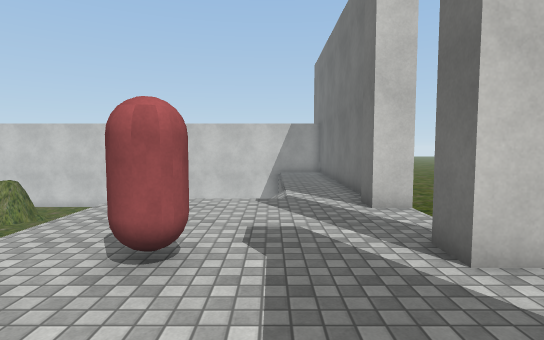
view 1 (above)

24 first-person views from a walk through a scene from a Unity 3-D project. The camera is 1.5 m above the floor, tilts 4° down and sees 80° across. The floor is counted in squares, 1 m on a side. Each view is taken from the middle of a square. On the plan, view 1 faces up. The plan holds only what a view shows up to about 15 squares ahead; the rest is blank. The place goes on beyond the plan. The player character is not drawn. Some surface patterns are stand-ins.

view 2
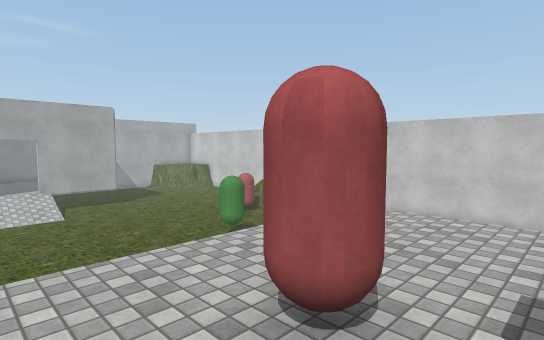

view 3
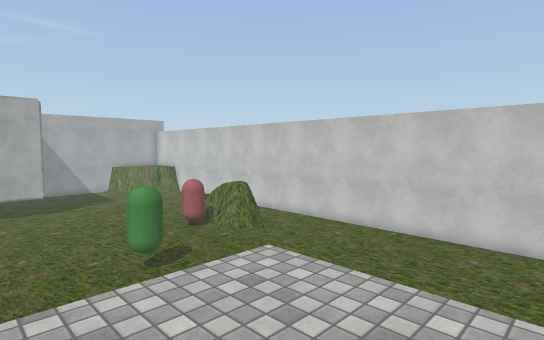

view 4
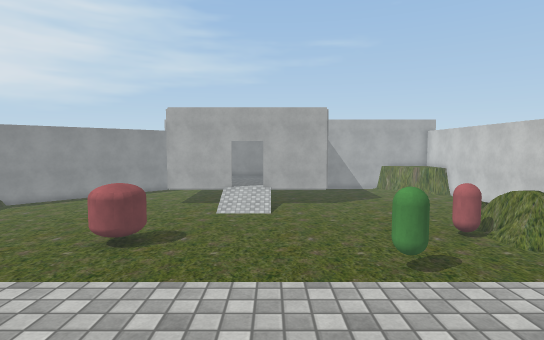

view 5
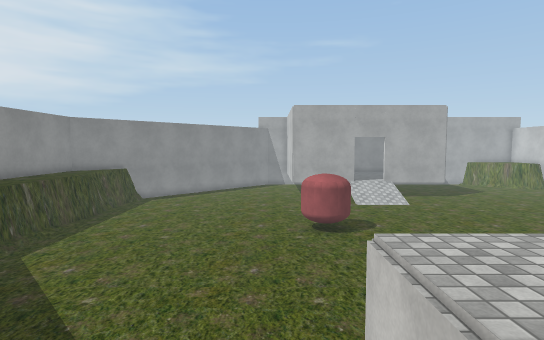

view 6
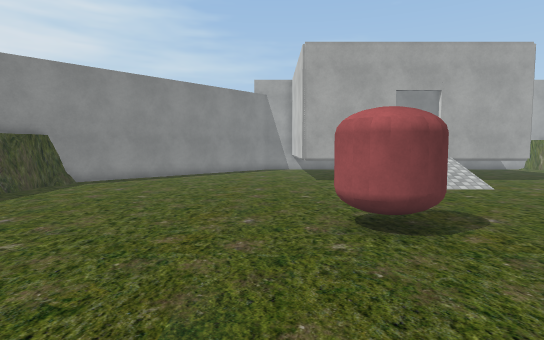

view 7
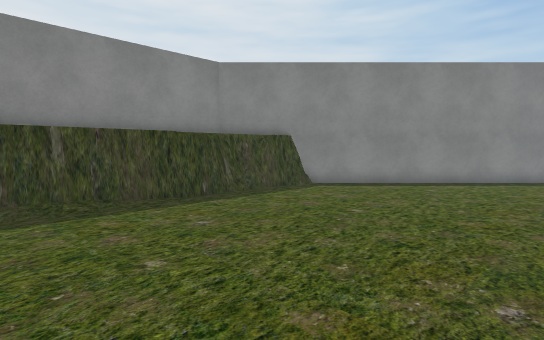

view 8
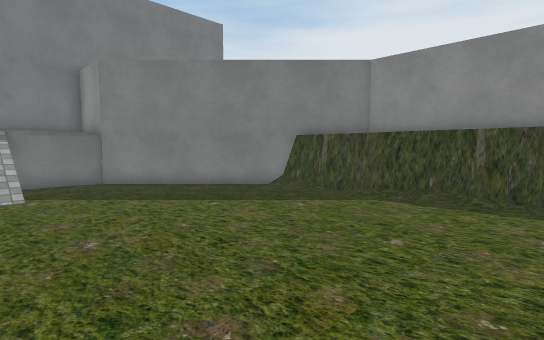

view 9
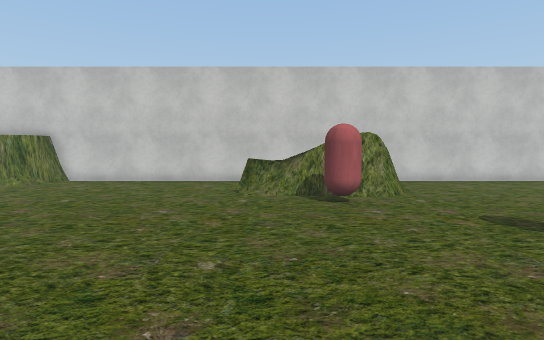

view 10
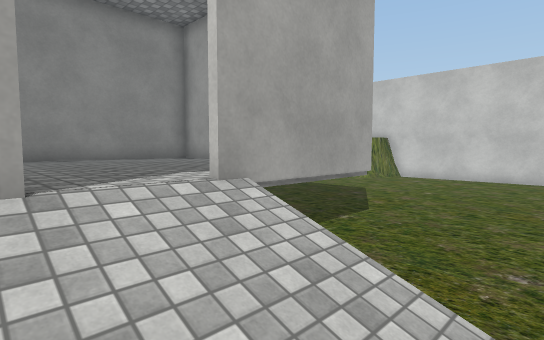

view 11
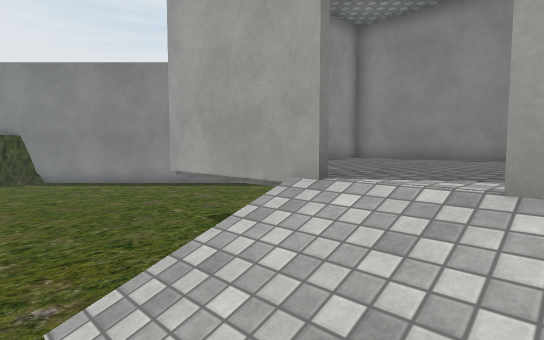

view 12
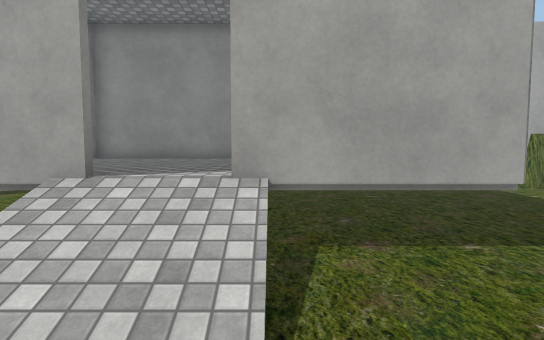

view 13
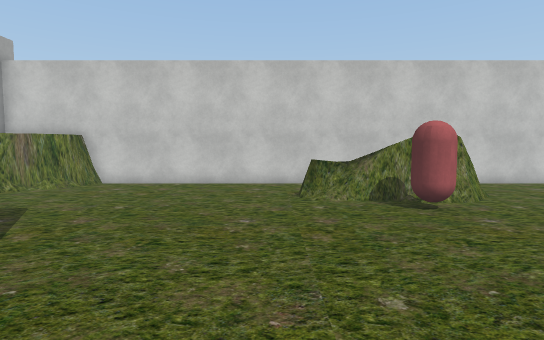

view 14
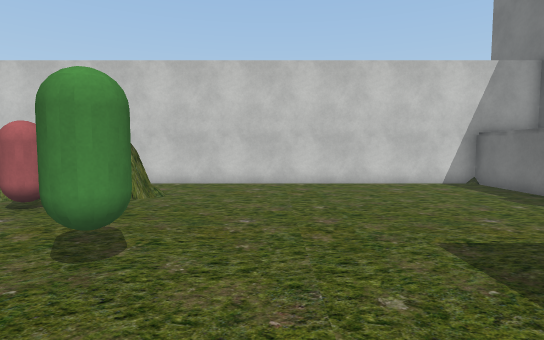

view 15
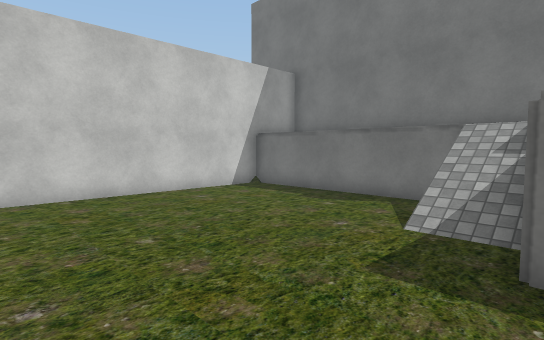

view 16
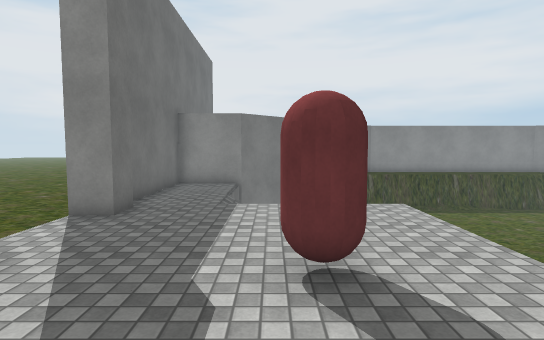

view 17
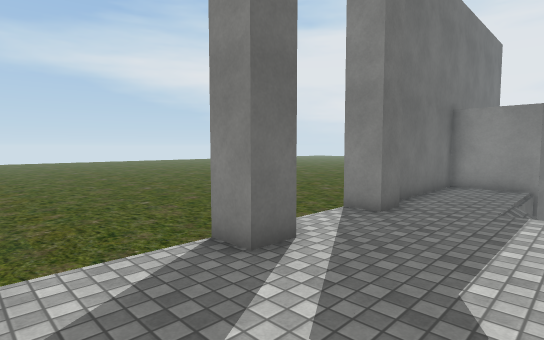

view 18
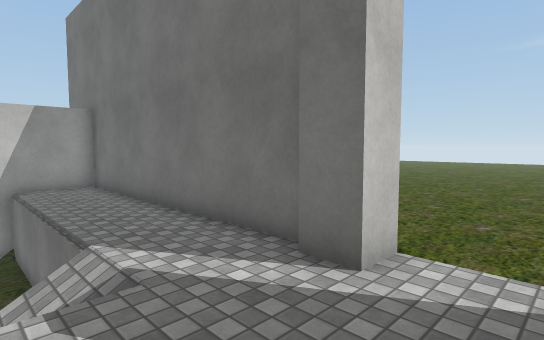

view 19
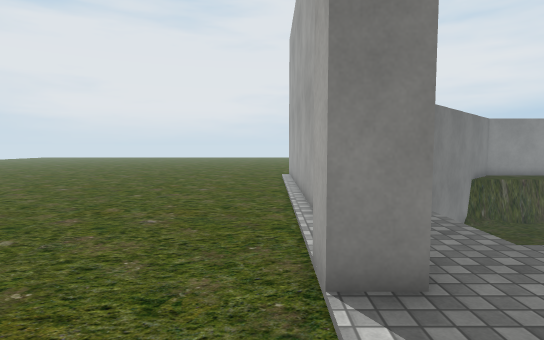

view 20
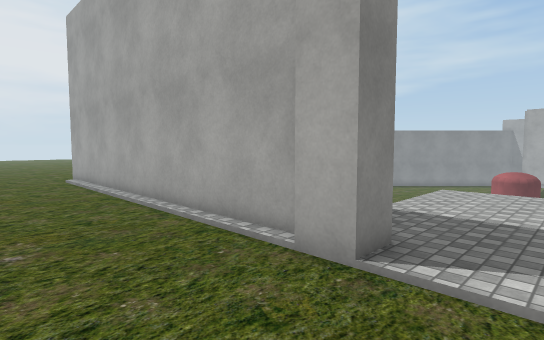

view 21
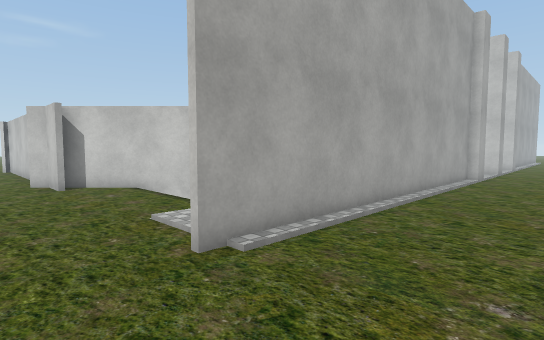

view 22
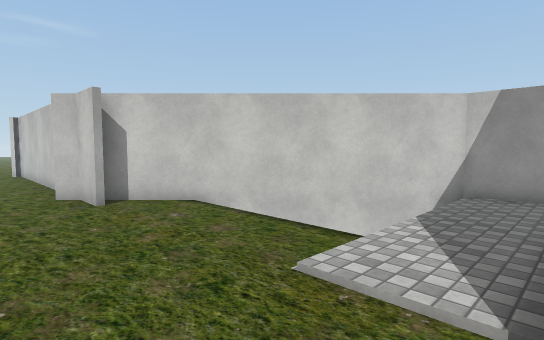

view 23
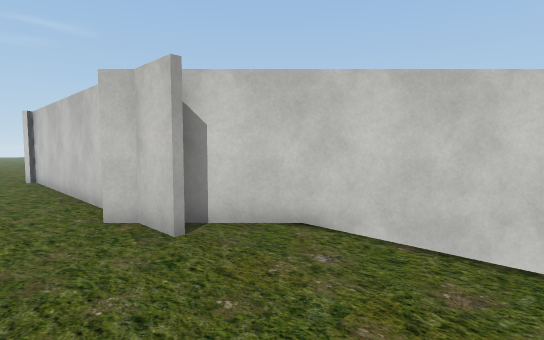

view 24
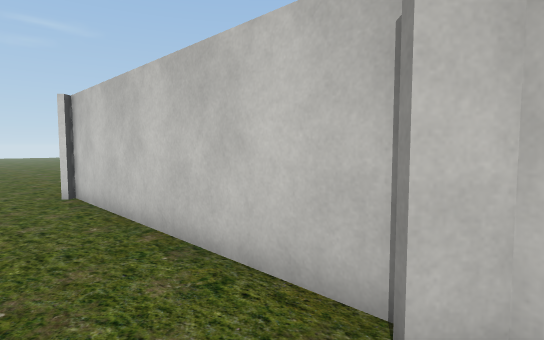

### Floor plan
Key: @ floor where view 1 was taken; # wall or solid block; . main floor; : floor 2 m higher than the main floor; / step, stairs or slope; = window, fence, low wall or low ledge; ^ raised ledge; v drop or lower ground; C red capsule; G green capsule; T thing the floor can be seen under or through.
Columns run from 28 left of view 1 to 7 right of it. Each row starts with its distance up from view 1.
 19  ###############################
 18  ##.........    .............::#
 17  #..........    .............::#
 16 #..........===###............::#
 15 ............==###............::#
 14 ..............C..............::#
 13 .............................::#  :
 12 .............................::# ::
 11 .........................////::# :
 10 .................GG......////::#::
  9 #T    T.................:::::::#::::
  8 ^^^^  T.................:::::::#::::
  7 ^^^^^ #.............   .::::::::::::
  6 ^^^^^^^///...........  .::::::::::::
  5 ^^^^^^^///..........   .::C:::::::::
  4 ^^^^^^^///..........   .::CC:::#::::
  3 ^^^^^^^///..........   .::::::::::::
  2 ^^^^^^#.... ........   .:::::::::::
  1 ^^^^  T.... .. C....    ::::::::::::
  0 ^^    T....... CC.......::::@::#::::
 -1 ##    T........C........#v==/::#::::
 -2 .........................////::#::::
 -3  ............................::#::::
 -4 ##...........................::#::::
 -5  ##..........................::#::::
 -6   ##........................####::::
 -7    ##......................#v::#::::
 -8     ##....................#v ::#::::
 -9      ##..................#v  ::#::::
-10       ##................#v   ::#::::
-11        #################vvvvv::#::::
-12         ###############::::::::#::::
-13    ::::::##############::::::::#::::
-14    ::::::::::::::::::::::::::::::::
-15       ::::::::::::::::::::::::::::
-16                ::::  ::::::::::::: :

Positions as (right, up) in squares from view 1, and headings:
1: (0, 0), facing up
2: (0, 2), facing up-left
3: (-1, 6), facing up-left
4: (-1, 6), facing left
5: (0, -2), facing left
6: (-7, -2), facing left
7: (-10, -2), facing down-left
8: (-14, -1), facing down-right
9: (-16, 5), facing up
10: (-18, 3), facing up-left
11: (-18, 6), facing down-left
12: (-17, 6), facing left
13: (-18, 6), facing up
14: (-8, 6), facing up
15: (-9, 9), facing up-right
16: (-1, 8), facing down
17: (-1, 8), facing down-right
18: (-1, 6), facing up-right
19: (4, 4), facing down
20: (7, 3), facing down-left
21: (7, -16), facing up-left
22: (3, -16), facing up-left
23: (-1, -16), facing up-left
24: (-7, -16), facing up-left
